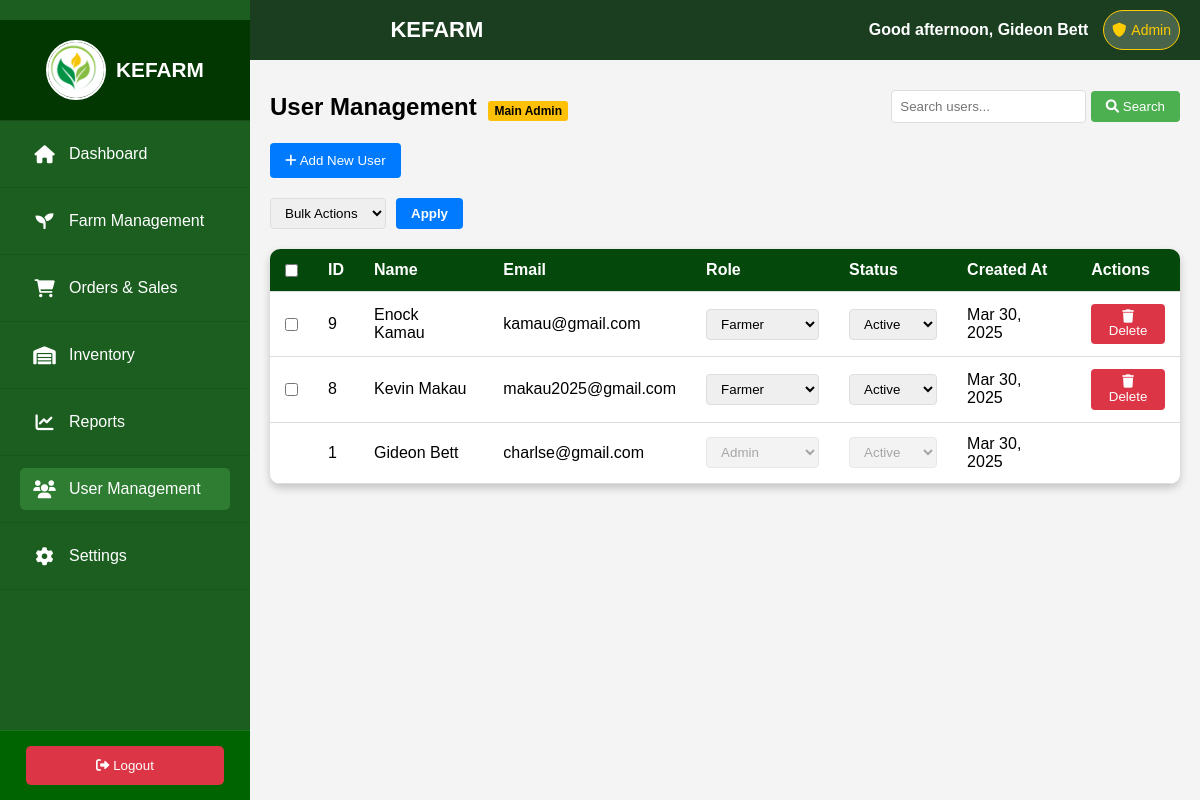
Screenshot of /Dashboard/users.php (signed in) with the database file from the repository.
### tables this page shows
CREATE TABLE `users` (
  `id` int(11) NOT NULL,
  `name` varchar(255) NOT NULL,
  `email` varchar(255) NOT NULL,
  `password` varchar(255) NOT NULL,
  `created_at` timestamp NOT NULL DEFAULT CURRENT_TIMESTAMP,
  `role` enum('Admin','Manager','Farmer','Staff') NOT NULL DEFAULT 'Farmer',
  `status` enum('Active','Inactive') NOT NULL DEFAULT 'Active',
  `updated_at` timestamp NOT NULL DEFAULT CURRENT_TIMESTAMP ON UPDATE CURRENT_TIMESTAMP
);

### Dashboard/users.php (the view, shortened to what this page needs)
<?php
include '../db_connect.php';
$current_page = 'users.php';
include 'includes/sidebar.php';
include 'includes/header.php';
$is_super_admin = false;
$first_admin_query = $conn->query("SELECT id FROM users ORDER BY id ASC LIMIT 1");
if ($first_admin_query->num_rows > 0) {
    $first_admin = $first_admin_query->fetch_assoc();
    $is_super_admin = ($_SESSION["user_id"] == $first_admin['id']);
}
$per_page = 10;
$page = isset($_GET['page']) ? (int)$_GET['page'] : 1;
$offset = ($page - 1) * $per_page;
$search = isset($_GET['search']) ? $conn->real_escape_string($_GET['search']) : '';
$search_condition = $search ? "WHERE name LIKE '%$search%' OR email LIKE '%$search%'" : '';
$result = $conn->query("SELECT id, name, email, role, status, created_at FROM users $search_condition ORDER BY created_at DESC LIMIT $per_page OFFSET $offset");
?>
<!DOCTYPE html>
<html lang="en">
<head>
    <link rel="stylesheet" href="https://cdnjs.cloudflare.com/ajax/libs/font-awesome/6.0.0/css/all.min.css">
    <link rel="stylesheet" href="styles.css">
</head>
<body>
<div class="container">
    <div class="user-management-header">
        <h2>User Management <?= $is_super_admin ? '<span class="super-admin-badge">Main Admin</span>' : '' ?></h2>
        <div class="search-box">
            <form method="GET" action="users.php">
                <input type="text" name="search" placeholder="Search users..." value="<?= htmlspecialchars($search) ?>">
                <button type="submit"><i class="fas fa-search"></i> Search</button>
            </form>
        </div>
    </div>
    <button onclick="openAddUserModal()" class="add-user-btn"><i class="fas fa-plus"></i> Add New User</button>
    <form method="POST" action="users.php">
        <div class="bulk-actions">
            <select name="bulk_action">
                <option value="">Bulk Actions</option>
            </select>
            <button type="submit" class="btn btn-primary">Apply</button>
        </div>
        <table>
            <thead>
                <tr>
                    <th><input type="checkbox" id="select-all"></th>
                    <th>ID</th>
                    <th>Name</th>
                    <th>Email</th>
                    <th>Role</th>
                    <th>Status</th>
                    <th>Created At</th>
                    <th>Actions</th>
                </tr>
            </thead>
            <tbody>
                <?php while ($row = $result->fetch_assoc()):
                    $is_current_user = ($row['id'] == $_SESSION['user_id']);
                    $is_admin_role = ($row['role'] === 'Admin' || $row['role'] === 'Main Admin');
                ?>
                    <tr>
                        <td>
                            <?php if (!$is_current_user && ($is_super_admin || !$is_admin_role)): ?>
                                <input type="checkbox" name="selected_users[]" value="<?= $row['id'] ?>">
                            <?php endif; ?>
                        </td>
                        <td><?= htmlspecialchars($row['id']) ?></td>
                        <td>
                            <?= htmlspecialchars($row['name']) ?>
                        </td>
                        <td><?= htmlspecialchars($row['email']) ?></td>
                        <td>
                            <form method="POST" action="users.php">
                                <select name="role" onchange="this.form.submit()" <?= ($is_current_user || (!$is_super_admin && $is_admin_role)) ? 'disabled' : '' ?>>
                                    <option value="Farmer" <?= ($row['role'] === 'Farmer') ? 'selected' : '' ?>>Farmer</option>
                                    <?php if ($is_super_admin): ?>
                                        <option value="Admin" <?= ($row['role'] === 'Admin') ? 'selected' : '' ?>>Admin</option>
                                    <?php endif; ?>
                                </select>
                            </form>
                        </td>
                        <td>
                            <form method="POST" action="users.php">
                                <select name="status" onchange="this.form.submit()" <?= $is_current_user ? 'disabled' : '' ?>>
                                    <option value="Active" <?= ($row['status'] === 'Active') ? 'selected' : '' ?>>Active</option>
                                </select>
                            </form>
                        </td>
                        <td><?= date('M j, Y', strtotime($row['created_at'])) ?></td>
                        <td>
                            <?php if (!$is_current_user && ($is_super_admin || !$is_admin_role)): ?>
                                <form method="POST" action="users.php" onsubmit="return confirm('Are you sure you want to delete this user?');">
                                    <button type="submit" name="delete_user" class="delete-btn">
                                        <i class="fas fa-trash"></i> Delete
                                    </button>
                                </form>
                            <?php endif; ?>
                        </td>
                    </tr>
                <?php endwhile; ?>
            </tbody>
        </table>
    </form>
</div>
</body>
</html>

### Dashboard/includes/sidebar.php (shortened to what this page needs)
<?php
$protocol = isset($_SERVER['HTTPS']) && $_SERVER['HTTPS'] === 'on' ? "https" : "http";
$base_url = $protocol . "://" . $_SERVER['HTTP_HOST'] . "/KEFARM";
$logo_url = $base_url . "/assets/images/Logo.png";
?>
<div class="sidebar" id="sidebar">
    <div class="sidebar-logo">
        <a href="index.php">
            <img src="<?php echo $logo_url; ?>" alt="KEFARM Logo" onerror="this.onerror=null; this.src='<?php echo $base_url; ?>/assets/images/fallback-logo.png';">
            <span>KEFARM</span>
        </a>
    </div>
    <ul>
    <li><a href="index.php" class="<?= ($current_page == 'index.php') ? 'active' : '' ?>"><i class="fas fa-home"></i> Dashboard</a></li>
    <li><a href="farm_management.php" class="<?= ($current_page == 'farm_management.php') ? 'active' : '' ?>"><i class="fas fa-seedling"></i> Farm Management</a></li>
    <li><a href="orders_sales.php" class="<?= ($current_page == 'orders_sales.php') ? 'active' : '' ?>"><i class="fas fa-shopping-cart"></i> Orders & Sales</a></li>
    <li><a href="inventory.php" class="<?= ($current_page == 'inventory.php') ? 'active' : '' ?>"><i class="fas fa-warehouse"></i> Inventory</a></li>
    <li><a href="reports.php" class="<?= ($current_page == 'reports.php') ? 'active' : '' ?>"><i class="fas fa-chart-line"></i> Reports</a></li>
    <li><a href="users.php" class="<?= ($current_page == 'users.php') ? 'active' : '' ?>"><i class="fas fa-users"></i> User Management</a></li>
    <li><a href="settings.php" class="<?= ($current_page == 'settings.php') ? 'active' : '' ?>"><i class="fas fa-cog"></i> Settings</a></li>
</ul>
    <div class="logout">
        <button class="logout-btn" onclick="window.location.href='../logout.php'">
            <i class="fas fa-sign-out-alt"></i> Logout
        </button>
    </div>
</div>

### Dashboard/includes/header.php (shortened to what this page needs)
<?php
$hour = date("H");
if ($hour < 12) {
    $greeting = "Good morning";
} elseif ($hour < 16) {
    $greeting = "Good afternoon";
} else {
    $greeting = "Good evening";
}
$isAdmin = isset($_SESSION["user_role"]) && $_SESSION["user_role"] === "Admin";
?>
<!DOCTYPE html>
<html lang="en">
<head>
    <link rel="stylesheet" href="https://cdnjs.cloudflare.com/ajax/libs/font-awesome/6.0.0/css/all.min.css">
</head>
<body>
<header class="header">
    <h2>KEFARM</h2>
    <div class="user-info">
        <span class="welcome-message"><?php echo $greeting; ?>, <?php echo htmlspecialchars($_SESSION["user_name"]); ?></span>
        <span class="user-badge <?php echo 'badge-' . strtolower($_SESSION["user_role"] ?? 'guest'); ?>">
            <?php if ($isAdmin): ?>
                <i class="fas fa-shield-alt"></i>
            <?php elseif ($_SESSION["user_role"] === "User"): ?>
                <i class="fas fa-user"></i>
            <?php else: ?>
                <i class="fas fa-user-clock"></i>
            <?php endif; ?>
            <?php echo htmlspecialchars($_SESSION["user_role"] ?? 'Guest'); ?>
        </span>
    </div>
</header>
<main>

### Dashboard/styles.css (style rules this page uses)
:root { --primary-color: #2E7D32; --dark-green: #1B5E20; --text-color: #fff; --bg-color: #F4F4F4; }
* { margin: 0; padding: 0; box-sizing: border-box; font-family: Arial, sans-serif; }
body { background-color: var(--bg-color); }
.sidebar { width: 250px; background: var(--dark-green); color: var(--text-color); position: fixed; height: 100vh; top: 0; left: 0; padding-top: 20px; transition: 0.3s; }
.sidebar ul { list-style: none; padding: 0; }
.sidebar ul li a { display: flex; align-items: center; padding: 12px; text-decoration: none; color: white; }
.sidebar ul li a:hover, .sidebar ul li a.active { background: var(--primary-color); border-radius: 5px; }
header { background: var(--primary-color); padding: 15px; color: var(--text-color); position: fixed; width: 100%; top: 0; left: 0; z-index: 1000; height: 60px; line-height: 30px; font-size: 22px; font-weight: bold; }
table { width: 100%; border-collapse: collapse; background: white; border-radius: 10px; overflow: hidden; box-shadow: 0 4px 8px rgba(0, 0, 0, 0.2); }
th, td { padding: 10px; text-align: left; border-bottom: 1px solid #ddd; }
th { background: var(--dark-green); color: white; }
.btn { background: var(--primary-color); color: white; border: none; padding: 10px 15px; cursor: pointer; transition: 0.3s; }
@media (min-width: 769px) { .sidebar { left: 0; } }
@media (min-width: 769px) { header { width: calc(100% - 250px); left: 250px; } }

### Dashboard/includes/sidebar.php (style rules this page uses)
.sidebar { position: fixed; top: 0; left: 0; width: 260px; height: 100%; background-color: #228B22; color: #fff; transition: left 0.3s; z-index: 1001; display: flex; flex-direction: column; }
.sidebar-logo { padding: 20px; text-align: center; background-color:rgb(2, 55, 2); border-bottom: 1px solid rgba(255,255,255,0.1); }
.sidebar-logo a { display: flex; align-items: center; justify-content: center; text-decoration: none; color: white; }
.sidebar-logo img { display: block; width: 60px; height: 60px; border-radius: 50%; object-fit: cover; border: 2px solid white; background-color: white; }
.sidebar-logo span { font-size: 1.3rem; font-weight: bold; margin-left: 10px; }
.sidebar ul { list-style: none; padding: 0; margin: 0; flex-grow: 1; overflow-y: auto; }
.sidebar ul li { padding: 12px 20px; border-bottom: 1px solid rgba(0,0,0,0.1); }
.sidebar ul li a { color: #fff; text-decoration: none; display: flex; align-items: center; transition: all 0.3s; }
.sidebar ul li a i { width: 25px; text-align: center; margin-right: 12px; font-size: 18px; }
.sidebar ul li a.active { background-color: #32CD32; border-radius: 5px; }
.logout { padding: 15px; background-color: #006400; border-top: 1px solid rgba(255,255,255,0.1); text-align: center; }
.logout-btn { background-color: #dc3545; color: white; border: none; padding: 12px; border-radius: 5px; cursor: pointer; width: 90%; transition: background-color 0.3s; }

### Dashboard/includes/header.php (style rules this page uses)
.header { display: flex; justify-content: space-between; align-items: center; background-color: #1a3e1f; color: white; padding: 10px 20px; position: fixed; top: 0; left: 0; right: 0; width: 100%; z-index: 1000; gap: 15px; }
.header h2 { flex-grow: 1; text-align: center; font-size: 22px; color: #ffffff; margin: 0; }
.user-info { display: flex; align-items: center; gap: 15px; }
.welcome-message { font-size: 16px; white-space: nowrap; overflow: hidden; text-overflow: ellipsis; flex-shrink: 0; }
.user-badge { display: inline-flex; align-items: center; gap: 5px; padding: 4px 8px; border-radius: 20px; font-size: 14px; font-weight: 500; }
.badge-admin { background-color: rgba(255, 255, 255, 0.2); border: 1px solid #ffcc00; color: #ffcc00; }
main { padding-top: 70px; }

### rows the page displays
users: id "9", name "Enock Kamau", email "kamau@gmail.com", role "Farmer", status "Active", created_at "Mar 30, 2025"
users: id "8", name "Kevin Makau", email "makau2025@gmail.com", role "Farmer", status "Active", created_at "Mar 30, 2025"
users: id "1", name "Gideon Bett", email "charlse@gmail.com", role "Admin", status "Active", created_at "Mar 30, 2025"

### other values shown
$greeting "Good afternoon"
$_SESSION["user_name"] "Gideon Bett"
$_SESSION["user_role"] "Admin"
